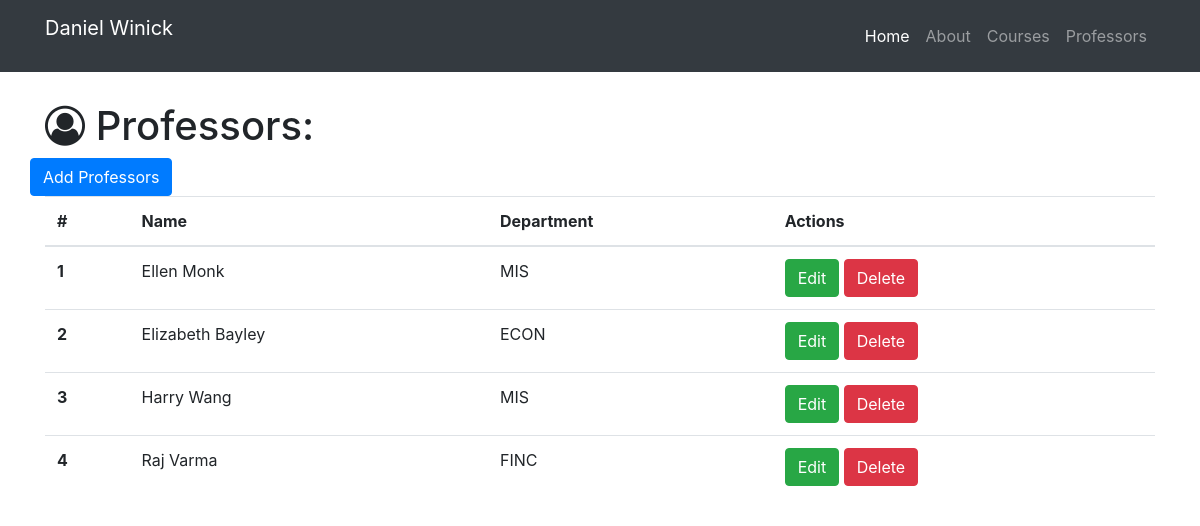
The app's page /professors with its own data.
### resume.py (models this page shows)
class Professor(db.Model):
    __tablename__ = 'professors'
    id = db.Column(db.Integer, primary_key=True)
    name = db.Column(db.String(64))
    dept = db.Column(db.String(10))
    courses = db.relationship('Course', backref='professor', cascade="delete")

### resume.py (the view)
@app.route('/professors')
def show_all_professors():
    professors = Professor.query.all()
    return render_template('professors.html', professors=professors)

### templates/professors.html (shortened to what this page needs)
{% extends "home-base.html"%}
{% block page_content%}
  <div class="container">
    <h1 class="mt-5"><i class="fa fa-user-circle-o" aria-hidden="true"></i> Professors:</h1>
    <div class="row bottom-margin">
      <a href="/professor/add" class="btn btn-primary" role="button" aria-disabled="true">Add Professors</a>
    </div>
    {% if professors %}
      <table class="table">
        <thead>
          <tr>
            <th>#</th>
            <th>Name</th>
            <th>Department</th>
            <th>Actions</th>
          </tr>
        </thead>
        <tbody>
          {% for professor in professors %}
          <tr>
              <th scope="row">{{professor.id}}</th>
              <td>{{professor.name}}</td>
              <td>{{professor.dept}}</td>
              <td>
                <a href="/professor/edit/{{professor.id}}" class="btn btn-success" role="button" aria-disabled="true">Edit</a>
                <a href="/professor/delete/{{professor.id}}" class="btn btn-danger" role="button">Delete</a>
              </td>
          </tr>
          {% endfor%}
        </tbody>
      </table>
    {% else %}
      <h3>there is no professors in the database yet.</h3>
    {% endif %}
  </div>
{% endblock%}

### static/css/myresume.css (style rules this page uses)
body { padding-top: 54px; }

### records on screen
Professor: id "1", name "Ellen Monk", dept "MIS"
Professor: id "2", name "Elizabeth Bayley", dept "ECON"
Professor: id "3", name "Harry Wang", dept "MIS"
Professor: id "4", name "Raj Varma", dept "FINC"
